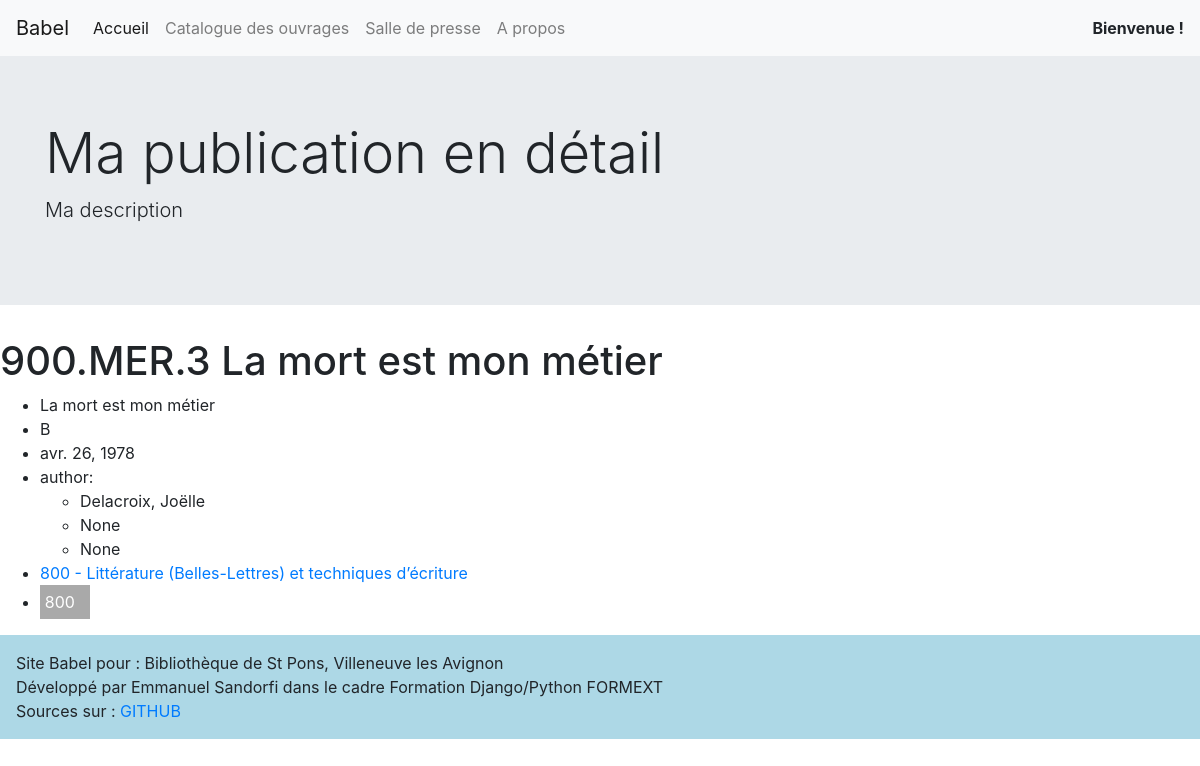
The page /catalog/3/ on the database its author committed.
### catalog/models.py (models this page shows, shortened)
class Publication(models.Model):
    TYPE_PUBLICATION_CHOICES = [
        ("B", "Livres"),
        ("M", "Musique"),
        ("F", "Film"),
        ("*", "Autre"),
    ]
    name = models.CharField(max_length=61, verbose_name=_("Ouvrage"))
    reference = models.CharField(
        max_length=61, editable=False, verbose_name=_("Référence")
    )
    type_publication = models.CharField(
        max_length=1,
        choices=TYPE_PUBLICATION_CHOICES,
        default="B",
        verbose_name=_("Type de publication"),
    )
    author = models.ForeignKey(
        Author, models.PROTECT, null=True, verbose_name=_("Auteur")
    )
    dewey_number = models.ForeignKey(
        "Dewey", models.PROTECT, null=True, verbose_name=_("Classement DEWEY")
    )
    date_publication = models.DateField(
        null=True, blank=True, verbose_name=_("Date de publication")
    )
    label_editor = models.CharField(
        max_length=50, null=True, blank=True, verbose_name=_("Editeur/Label")
    )
    nb_tracks_pages = models.IntegerField(
        null=True, blank=True, verbose_name=_("Nb de pages/morceaux")
    )
    content = models.TextField(null=True, blank=True, verbose_name=_("Contenu"))
    image_url = models.URLField(null=True, blank=True, verbose_name=_("URL d'image"))
    image_file = models.ImageField(
        null=True, blank=True, verbose_name=_("Fichier image")
    )
    isbn = models.CharField(
        max_length=50, null=True, blank=True, verbose_name=_("ISBN")
    )
    class Meta:
        ordering = ["reference"]
    def __str__(self):
        return f"{self.reference} {self.name}"

class Author(models.Model):
    first_name = models.CharField(
        max_length=30, null=True, blank=True, verbose_name=_("Prénom")
    )
    last_name = models.CharField(max_length=30, verbose_name=_("Nom"))
    name = models.CharField(max_length=61, editable=False)
    century_birth = models.IntegerField(null=True, blank=True, verbose_name=_("Siècle"))
    date_birth = models.DateField(
        null=True, blank=True, verbose_name=_("Date de naissance")
    )
    place_birth = models.CharField(
        max_length=50, null=True, blank=True, verbose_name=_("Lieu de naissance")
    )
    date_died = models.DateField(null=True, blank=True, verbose_name=_("Date de décès"))
    place_died = models.CharField(
        max_length=50, null=True, blank=True, verbose_name=_("Lieu de décès")
    )
    content = models.TextField(null=True, blank=True, verbose_name=_("Contenu"))
    image_url = models.URLField(
        null=True, blank=True, verbose_name=_("URL d'une image")
    )
    image_file = models.ImageField(
        null=True, blank=True, verbose_name=_("Fichier image")
    )
    class Meta:
        ordering = ["last_name"]
        verbose_name = _("Auteur")
    def __str__(self):
        if self.first_name:
            return f"{self.last_name}, {self.first_name}"
        else:
            return self.last_name

class Dewey(models.Model):
    class Meta:
        ordering = ["number"]
    name = models.CharField(max_length=150, verbose_name=_("Libellé"))
    number = models.CharField(max_length=12, verbose_name=_("Numéro"))
    bg_color = models.CharField(max_length=7, default="*", editable=False)
    text_color = models.CharField(max_length=7, default="*", editable=False)
    DEWEY_COLOR_CHOICES = [
        ("000", "#000000", "#fff"),  # Black
        ("100", "#8B4513", "#fff"),  # Marroon
        ("200", "#FF0000", "#fff"),  # Red
        ("300", "#FF4500", "#fff"),  # Orange
        ("400", "#FFFF00", "#000"),  # Yellow
        ("500", "#32CD32", "#fff"),  # Green
        ("600", "#1E90FF", "#fff"),  # Blue
        ("700", "#8B008B", "#fff"),  # Purple
        ("800", "#A9A9A9", "#fff"),  # Grey
        ("900", "#FFFFFF", "#000"),  # White
    ]
    def colored_number(self):
        if self.number:
            try:
                i = int(self.number[:1])
                return format_html(
                    '<span style=" background-color: {}; color: {}; display: inline-block; padding: .3rem; min-width: 50px;">{}</span>',
                    self.DEWEY_COLOR_CHOICES[i][1],  # bg color
                    self.DEWEY_COLOR_CHOICES[i][2],  # text color
                    self.number,
                )
            except:
                return "Wrong format"
    def __str__(self):
        return f"{self.number} - {self.name}"

### catalog/viewscat.py (the view)
class PublicationDetail(MixinContextPage, DetailView):
    template_name = "catalog/publication-detail.html"
    model = Publication
    title = "Ma publication en détail"

### catalog/viewscat.py (called while the page is built)
    def get_mycontext(self):
        context_local = {
            "title": self.title,
            "description": self.description,
        }
        context_page = {
            "global": CONTEXT_GLOBAL,
            "local": context_local,
        }
        return context_page

    def get_context_data(self, **kwargs):
        context = super().get_context_data(**kwargs)
        context_page = self.get_mycontext()
        return {**context, **context_page}

### catalog/templates/catalog/publication-detail.html
{% extends 'catalog/base.html' %}
{% block content %}
<h1>{{ object }}</h1>
<ul>
    <li>{{object.name}}</li>
    <li>{{object.type_publication}}</li>
    <li>{{object.date_publication}}</li>
    <li>author:
        <ul>
            <li>{{object.author}}</li>
            <li>{{object.author.century_birth}}</li>
            <li>{{object.author.date_birth}}</li>
        </ul>
    </li>
    <li><a href="{% url 'publication-dewey' object.dewey_number.number %}">{{object.dewey_number}}</a></li>
    <li>{{object.dewey_number.colored_number}}</li>
</ul>
{% endblock %}

### rows shown on the page
Publication: reference+name "900.MER.3 La mort est mon métier", name "La mort est mon métier", type_publication "B", date_publication "avr. 26, 1978", author "Delacroix, Joëlle", author.century_birth "None", author.date_birth "None", dewey_number "800 - Littérature (Belles-Lettres) et techniques d’écriture", dewey_number.colored_number "800"

### other values the page prints
{{ local.title }} "Ma publication en détail"
{{ local.description }} "Ma description"
{{ global.mediatheque_name }} "Bibliothèque de St Pons"
{{ global.mediatheque_adr }} "Villeneuve les Avignon"
{{ global.dev_name }} "Emmanuel Sandorfi"
{{ global.dev_cadre }} "Formation Django/Python FORMEXT"
